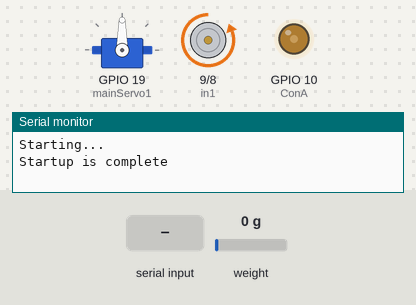
A sketch run on a simulated ESP32-S3. On the bench: servo, motor-driver pin pairs drawn as motors (green arrow = first pin HIGH = forward, orange = second pin HIGH = backward, longer = more drive), output pins drawn as LEDs (lit = HIGH), the last lines printed to the serial monitor. The test bench sets the inputs (shaded band); at power-on: weight on the scale 0 g. WiFi joins after 1.5 s; servers stay silent unless stated.

Above: at 4.29 s.
At 5.4 s:
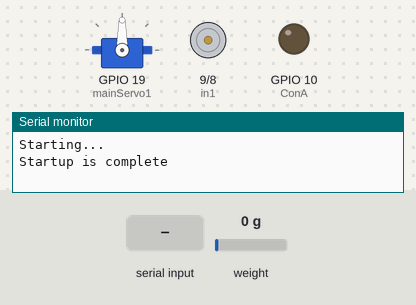
5.5 s: "t" received over Serial
At 11.73 s:
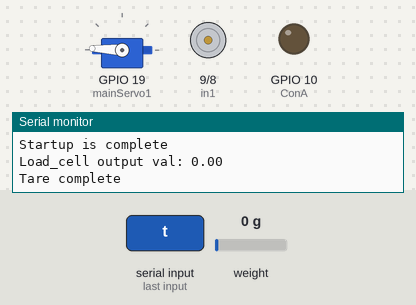
Timing chart, 0 to 24.8 s (numbered marks = the images above; inputs shaded):
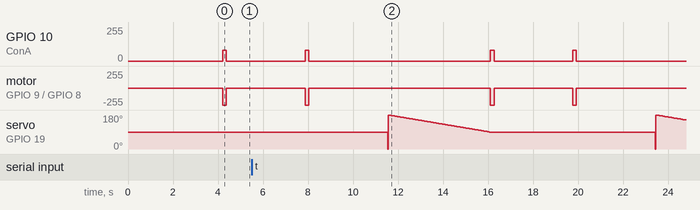

Measured:
- by itself, servo on GPIO 19 (mainServo1): ramps from 180° to 0° and jumps back, once every 11.9 s

The sketch:

conveyor_loadcell_esp32.ino
```cpp
#include <HX711_ADC.h>
#include <BlynkSimpleEsp32.h>
#include <Servo.h>

Servo mainServo1;

int in1 = 9;
int in2 = 8;
int ConA = 10;
const int HX711_dout = 16;
const int HX711_sck = 5;

char auth[] = "9h_AEua0xnTXdIjsPGSzVu-NaXHQ3SXt";
char ssid[] = "lektopfadhil";
char pass[] = "12345678";

BlynkTimer timer;
HX711_ADC LoadCell(HX711_dout, HX711_sck);
const int calVal_eepromAdress = 0;
unsigned long t = 0;
int pos = 0;

void setup() {
  mainServo1.attach(19);
  Serial.begin(115200);
  delay(10);
  Serial.println();
  Serial.println("Starting...");
  Blynk.begin(auth, ssid, pass);
  LoadCell.begin();

  float calibrationValue;
  calibrationValue = -450.05;

  unsigned long stabilizingtime = 2000;
  boolean _tare = true;
  LoadCell.start(stabilizingtime, _tare);
  if (LoadCell.getTareTimeoutFlag()) {
    Serial.println("Timeout, check MCU>HX711 wiring and pin designations");
    while (1);
  } else {
    LoadCell.setCalFactor(calibrationValue);
    Serial.println("Startup is complete");
  }

  pinMode(in1, OUTPUT);
  pinMode(in2, OUTPUT);
  pinMode(ConA, OUTPUT);
}

void TurnMotorA() {
  digitalWrite(in1, LOW);
  digitalWrite(in2, HIGH);
  analogWrite(ConA, 80);
}

void TurnOFFA() {
  digitalWrite(in1, LOW);
  digitalWrite(in2, LOW);
  analogWrite(ConA, 0);
}

void TurnMotorA2() {
  digitalWrite(in1, LOW);
  digitalWrite(in2, HIGH);
  analogWrite(ConA, 80);
}

void loop() {
  TurnMotorA();
  delay(160);

  TurnOFFA();
  delay(3500);

  TurnMotorA2();
  delay(160);

  TurnOFFA();
  delay(3500);

  static boolean newDataReady = 0;
  const int serialPrintInterval = 0;

  if (LoadCell.update()) newDataReady = true;

  if (newDataReady) {
    if (millis() > t + serialPrintInterval) {
      float i = LoadCell.getData();
      Serial.print("Load_cell output val: ");
      Serial.println(i);
      Blynk.virtualWrite(V2, i);
      newDataReady = 0;
      t = millis();
    }
  }

  if (Serial.available() > 0) {
    char inByte = Serial.read();
    if (inByte == 't') LoadCell.tareNoDelay();
  }

  if (LoadCell.getTareStatus() == true) {
    Serial.println("Tare complete");
  }

  Blynk.run();
  timer.run();
  for (pos = 0; pos <= 0; pos += 1) {
    mainServo1.write(pos);
    delay(25);
  }
  for (pos = 180; pos >= 90; pos -= 1) {
    mainServo1.write(pos);
    delay(50);
  }
}
```
